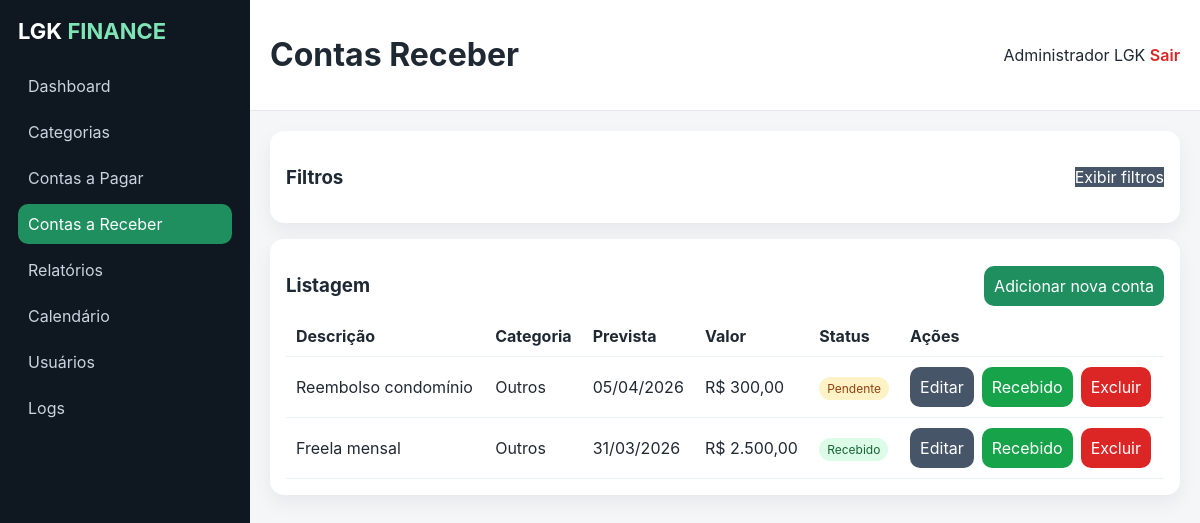
The page /index.php?module=contas_receber (signed in) on the database its author committed.
### tables this page shows
CREATE TABLE contas_receber (
  id INT AUTO_INCREMENT PRIMARY KEY,
  descricao VARCHAR(180) NOT NULL,
  categoria_id INT,
  responsavel_id INT,
  valor DECIMAL(12,2) NOT NULL,
  data_prevista DATE NOT NULL,
  data_recebimento DATE NULL,
  status ENUM('Pendente','Recebido','Vencido','Cancelado') NOT NULL DEFAULT 'Pendente',
  observacoes TEXT NULL,
  recorrente TINYINT(1) NOT NULL DEFAULT 0,
  anexo VARCHAR(255) NULL,
  numero_parcelas INT NULL,
  created_at TIMESTAMP DEFAULT CURRENT_TIMESTAMP,
  updated_at TIMESTAMP DEFAULT CURRENT_TIMESTAMP ON UPDATE CURRENT_TIMESTAMP,
  CONSTRAINT fk_cr_cat FOREIGN KEY (categoria_id) REFERENCES categorias(id) ON DELETE SET NULL,
  CONSTRAINT fk_cr_resp FOREIGN KEY (responsavel_id) REFERENCES responsaveis(id) ON DELETE SET NULL
);

CREATE TABLE categorias (
  id INT AUTO_INCREMENT PRIMARY KEY,
  nome VARCHAR(80) NOT NULL UNIQUE,
  created_at TIMESTAMP DEFAULT CURRENT_TIMESTAMP,
  updated_at TIMESTAMP DEFAULT CURRENT_TIMESTAMP ON UPDATE CURRENT_TIMESTAMP
);

### index.php (called while the page is built, shortened)
<?php
require_once __DIR__ . '/includes/functions.php';
include __DIR__ . '/includes/layout.php';

### includes/functions.php (called while the page is built, shortened)
<?php
function esc(?string $value): string
{
    return htmlspecialchars((string)$value, ENT_QUOTES, 'UTF-8');
}
function statusBadgeClass(string $status): string
{
    return match ($status) {
        'Pago', 'Recebido' => 'success',
        'Pendente' => 'warning',
        'Vencido' => 'danger',
        'Cancelado' => 'dark',
        'Parcelado' => 'info',
        default => 'secondary'
    };
}

### modules/contas_receber.php (the view, shortened to what this page needs)
<?php
$showFilters = isset($_GET['show_filters']) && $_GET['show_filters'] === '1';
$where = ['1=1'];
$params = [];
$ws = implode(' AND ', $where);
$contas = $pdo->prepare("SELECT cr.*, c.nome categoria, r.nome responsavel FROM contas_receber cr LEFT JOIN categorias c ON c.id=cr.categoria_id LEFT JOIN responsaveis r ON r.id=cr.responsavel_id WHERE $ws ORDER BY cr.data_prevista DESC");
$contas->execute($params);
$contas = $contas->fetchAll();
?>
<div class="card">
    <div class="card-header-row">
        <h3>Filtros</h3>
        <a class="btn-secondary" href="index.php?module=contas_receber&show_filters=<?= $showFilters ? '0' : '1' ?>"> <?= $showFilters ? 'Esconder filtros' : 'Exibir filtros' ?> </a>
    </div>
</div>
<div class="card">
    <div class="card-header-row">
        <h3>Listagem</h3>
        <button class="btn-primary" type="button" data-modal-target="modal-conta-receber-create">Adicionar nova conta</button>
    </div>
    <div class="table-wrap">
        <table>
            <tr><th>Descrição</th><th>Categoria</th><th>Prevista</th><th>Valor</th><th>Status</th><th>Ações</th></tr>
            <?php foreach($contas as $c): ?>
                <tr>
                    <td><?= esc($c['descricao']) ?></td>
                    <td><?= esc($c['categoria']) ?></td>
                    <td><?= date('d/m/Y', strtotime($c['data_prevista'])) ?></td>
                    <td>R$ <?= number_format($c['valor'], 2, ',', '.') ?></td>
                    <td><span class="badge <?= statusBadgeClass($c['status']) ?>"><?= esc($c['status']) ?></span></td>
                    <td class="actions">
                        <button class="btn-secondary" type="button" data-modal-target="modal-conta-receber-edit-<?= $c['id'] ?>">Editar</button>
                        <form method="post"><input type="hidden" name="action" value="mark_received"><input type="hidden" name="id" value="<?= $c['id'] ?>"><button class="btn-success" type="submit">Recebido</button></form>
                        <form method="post" onsubmit="return confirm('Excluir conta?')"><button class="btn-danger" type="submit">Excluir</button></form>
                    </td>
                </tr>
            <?php endforeach; ?>
        </table>
    </div>
</div>

### assets/css/style.css (style rules this page uses)
:root { --green:#1f8f5f;--green-dark:#166a47;--bg:#f4f6f8;--text:#1f2933;--muted:#6b7280;--danger:#dc2626;--warning:#d97706;--card:#fff; }
* { box-sizing:border-box }
body { margin:0;font-family:Inter,Arial,sans-serif;background:var(--bg);color:var(--text) }
a { text-decoration:none }
.card { background:var(--card);padding:16px;border-radius:14px;box-shadow:0 8px 20px rgba(15,23,42,.06) }
.table-wrap { overflow:auto }
table { width:100%;border-collapse:collapse }
th,td { padding:10px;border-bottom:1px solid #edf2f7;text-align:left;white-space:nowrap }
input,select,textarea,button { padding:10px;border:1px solid #d1d5db;border-radius:10px;font:inherit }
button { cursor:pointer }
.btn-primary,.btn-secondary,.btn-danger,.btn-success { border:none;color:#fff }
.btn-primary { background:var(--green) }
.btn-secondary { background:#475569 }
.btn-danger { background:var(--danger) }
.btn-success { background:#16a34a }
.badge { padding:4px 8px;border-radius:999px;font-size:12px }
.badge.success { background:#dcfce7;color:#166534 }
.badge.warning { background:#fef3c7;color:#92400e }
.actions { display:flex;gap:8px;align-items:center;flex-wrap:wrap }
.card-header-row { display:flex;justify-content:space-between;align-items:center;gap:10px;flex-wrap:wrap }

### rows shown on the page
contas_receber: descricao "Reembolso condomínio", categoria.nome "Outros", data_prevista "05/04/2026", valor "300,00", status "Pendente"
contas_receber: descricao "Freela mensal", categoria.nome "Outros", data_prevista "31/03/2026", valor "2.500,00", status "Recebido"

### other values the page prints
$label "Dashboard"
$label "Categorias"
$label "Contas a Pagar"
$label "Contas a Receber"
$label "Relatórios"
$label "Calendário"
$label "Usuários"
$label "Logs"
str_replace('_', ' ', $_GET['module'] ?? 'dashboard') "Contas Receber"
$_SESSION['user']['nome'] "Administrador LGK"
